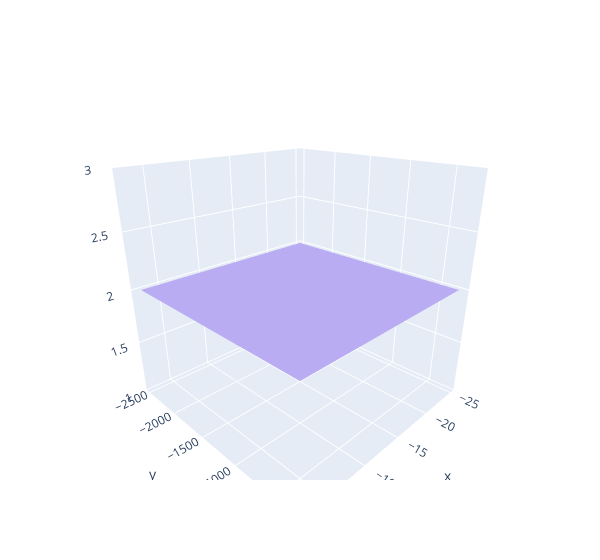

The code cell stored with this chart in its notebook:
### Code cell
import numpy as np
import plotly.graph_objects as go
height=2
x= np.linspace(-50, 50, 10)
y= np.linspace(-50, 50, 10)
z= height*np.ones((5,5))
mycolorscale = [[0, '#aa9ce2'],
                [1, '#aa9ce2']]

surf = go.Surface(x=x/2, y=y*50, z=z, colorscale=mycolorscale, showscale=False)
layout = go.Layout(width=600,
                  scene_camera_eye_z=0.75)
fig = go.Figure(data=[surf], layout=layout)
fig.show()

### Figure 1 — Plotly figure (JSON) as saved in the notebook; plotly's stock layout.template omitted (floating-point values rounded to 4 significant figures)
{"data": [{"colorscale": [[0, "#aa9ce2"], [1, "#aa9ce2"]], "showscale": false, "type": "surface", "x": [-25, -19.44, -13.89, -8.333, -2.778, 2.778, 8.333, 13.89, 19.44, 25], "y": [-2500, -1944.0, -1389.0, -833.3, -277.8, 277.8, 833.3, 1389.0, 1944.0, 2500], "z": [[2, 2, 2, 2, 2], [2, 2, 2, 2, 2], [2, 2, 2, 2, 2], [2, 2, 2, 2, 2], [2, 2, 2, 2, 2]]}], "layout": {"scene": {"camera": {"eye": {"z": 0.75}}}, "width": 600}}
